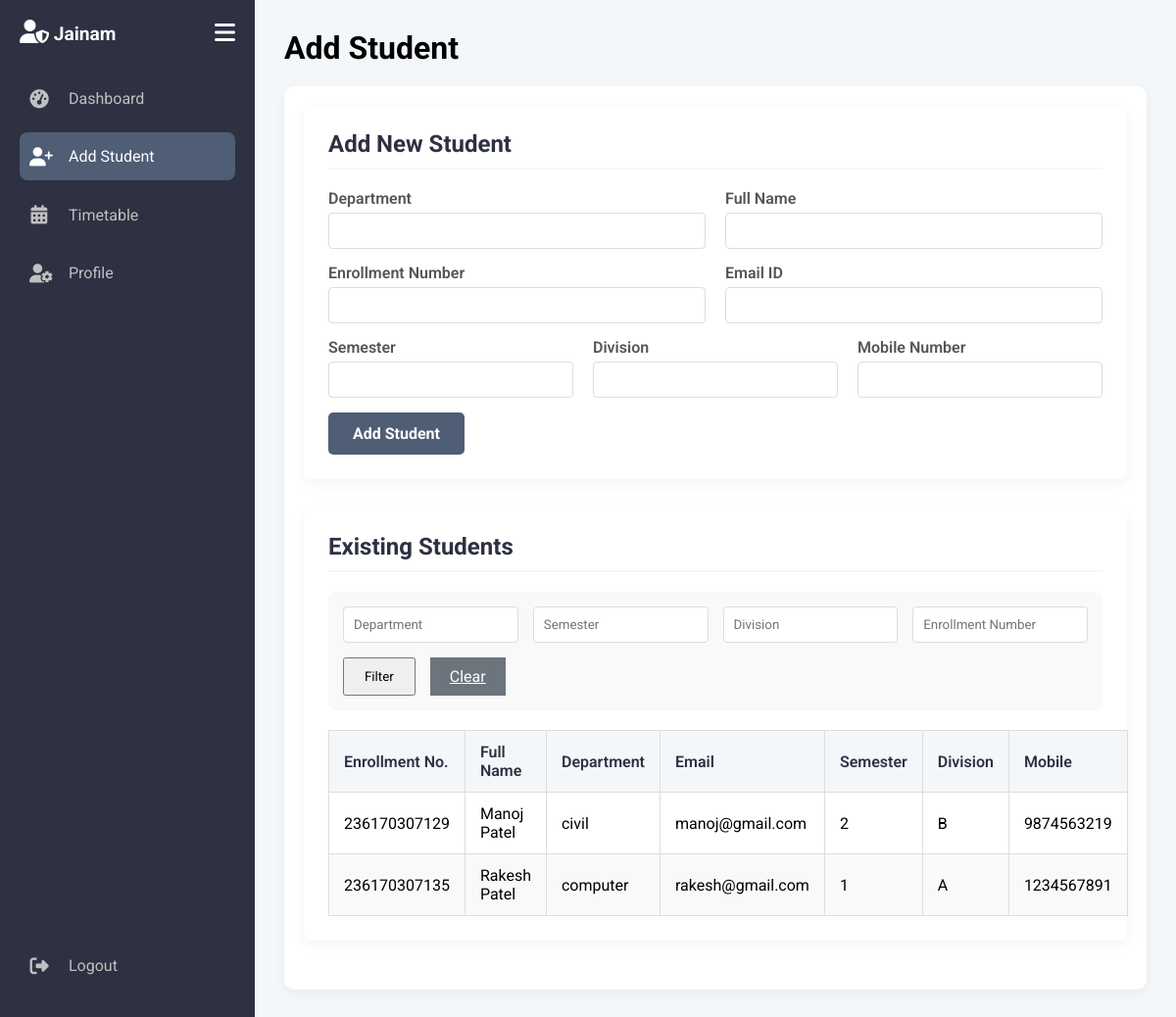
Page /add_student.php (signed in) on the committed database.
### tables this page shows
CREATE TABLE `students` (
  `id` int(6) unsigned NOT NULL AUTO_INCREMENT,
  `student_department` varchar(100) NOT NULL,
  `student_full_name` varchar(100) NOT NULL,
  `student_enrollment_number` varchar(50) NOT NULL,
  `student_email` varchar(100) NOT NULL,
  `student_sem` int(2) NOT NULL,
  `student_div` varchar(5) NOT NULL,
  `student_mobile_number` varchar(15) NOT NULL,
  `creation_date` timestamp NOT NULL DEFAULT current_timestamp(),
  PRIMARY KEY (`id`),
  UNIQUE KEY `student_enrollment_number` (`student_enrollment_number`)
);

### add_student.php (the view, shortened to what this page needs)
<?php include 'includes/header.php'; ?>
<div class="content-header">
    <h1>Add Student</h1>
</div>
<div class="content-body">
    <div class="form-container">
        <h2>Add New Student</h2>
        <form action="add_student_process.php" method="POST" class="add-form">
            <div class="form-row">
                <div class="input-group">
                    <label for="student_department">Department</label>
                    <input type="text" id="student_department" name="student_department" required>
                </div>
                <div class="input-group">
                    <label for="student_full_name">Full Name</label>
                    <input type="text" id="student_full_name" name="student_full_name" required>
                </div>
            </div>
            <div class="form-row">
                <div class="input-group">
                    <label for="student_enrollment_number">Enrollment Number</label>
                    <input type="text" id="student_enrollment_number" name="student_enrollment_number" required>
                </div>
                <div class="input-group">
                    <label for="student_email">Email ID</label>
                    <input type="email" id="student_email" name="student_email" required>
                </div>
            </div>
            <div class="form-row">
                <div class="input-group">
                    <label for="student_sem">Semester</label>
                    <input type="number" id="student_sem" name="student_sem" required>
                </div>
                <div class="input-group">
                    <label for="student_div">Division</label>
                    <input type="text" id="student_div" name="student_div" required>
                </div>
                 <div class="input-group">
                    <label for="student_mobile_number">Mobile Number</label>
                    <input type="text" id="student_mobile_number" name="student_mobile_number" required>
                </div>
            </div>
            <button type="submit" class="btn">Add Student</button>
        </form>
    </div>
    <div class="table-container">
        <h2>Existing Students</h2>
        <div class="filter-container">
            <form action="add_student.php" method="GET" class="filter-form">
                <input type="text" name="department" placeholder="Department" value="<?php echo isset($_GET['department']) ? htmlspecialchars($_GET['department']) : ''; ?>">
                <input type="number" name="sem" placeholder="Semester" value="<?php echo isset($_GET['sem']) ? htmlspecialchars($_GET['sem']) : ''; ?>">
                <input type="text" name="div" placeholder="Division" value="<?php echo isset($_GET['div']) ? htmlspecialchars($_GET['div']) : ''; ?>">
                <input type="text" name="enrollment_number" placeholder="Enrollment Number" value="<?php echo isset($_GET['enrollment_number']) ? htmlspecialchars($_GET['enrollment_number']) : ''; ?>">
                <button type="submit" class="btn">Filter</button>
                <a href="add_student.php" class="btn btn-secondary">Clear</a>
            </form>
        </div>
        <table class="student-table">
            <thead>
                <tr>
                    <th>Enrollment No.</th>
                    <th>Full Name</th>
                    <th>Department</th>
                    <th>Email</th>
                    <th>Semester</th>
                    <th>Division</th>
                    <th>Mobile</th>
                </tr>
            </thead>
            <tbody>
                <?php
                include 'db/db_connection.php';
                $sql = "SELECT * FROM students WHERE 1=1";
                $sql .= " ORDER BY student_full_name ASC";
                $stmt = $conn->prepare($sql);
                $stmt->execute();
                $students_result = $stmt->get_result();
                if ($students_result->num_rows > 0):
                    while($row = $students_result->fetch_assoc()): ?>
                        <tr>
                            <td><?php echo htmlspecialchars($row['student_enrollment_number']); ?></td>
                            <td><?php echo htmlspecialchars($row['student_full_name']); ?></td>
                            <td><?php echo htmlspecialchars($row['student_department']); ?></td>
                            <td><?php echo htmlspecialchars($row['student_email']); ?></td>
                            <td><?php echo htmlspecialchars($row['student_sem']); ?></td>
                            <td><?php echo htmlspecialchars($row['student_div']); ?></td>
                            <td><?php echo htmlspecialchars($row['student_mobile_number']); ?></td>
                        </tr>
                    <?php endwhile; ?>
                <?php else: ?>
                    <tr>
                        <td colspan="7">No students found matching your criteria.</td>
                    </tr>
                <?php endif;
                ?>
            </tbody>
        </table>
    </div>
</div>
<?php include 'includes/footer.php'; ?>

### admin_style.css (style rules this page uses)
:root { --primary-color: #4f5d75; --secondary-color: #2d3142; --accent-color: #bfc0c0; --light-color: #ffffff; --text-color: #ef8354; --sidebar-width: 260px; --sidebar-collapsed-width: 80px; }
* { margin: 0; padding: 0; box-sizing: border-box; font-family: 'Roboto', sans-serif; }
body { display: flex; background-color: #f4f7fa; transition: margin-left 0.5s ease; }
.content-header { margin-bottom: 20px; }
.content-body { background: var(--light-color); padding: 20px; border-radius: 10px; box-shadow: 0 4px 12px rgba(0,0,0,0.05); }
.form-container, .table-container { background: #fff; padding: 25px; border-radius: 8px; box-shadow: 0 4px 15px rgba(0,0,0,0.05); margin-bottom: 30px; }
.form-container h2, .table-container h2 { margin-bottom: 20px; font-size: 1.5rem; color: var(--secondary-color); border-bottom: 2px solid #f4f7fa; padding-bottom: 10px; }
.add-form .form-row { display: flex; flex-wrap: wrap; gap: 20px; margin-bottom: 15px; }
.add-form .input-group { flex: 1; min-width: 200px; }
.add-form label { display: block; margin-bottom: 5px; font-weight: 600; color: #555; }
.add-form input[type="text"], .add-form input[type="email"], .add-form input[type="number"] { width: 100%; padding: 10px; border: 1px solid #ddd; border-radius: 4px; }
.add-form .btn { padding: 12px 25px; border: none; background-color: var(--primary-color); color: white; font-size: 16px; font-weight: bold; border-radius: 5px; cursor: pointer; transition: background-color 0.3s ease; }
.filter-container { margin-bottom: 20px; padding: 15px; background-color: #f9f9f9; border-radius: 8px; }
.filter-form { display: flex; flex-wrap: wrap; gap: 15px; align-items: center; }
.filter-form input { padding: 10px; border: 1px solid #ddd; border-radius: 4px; flex: 1; }
.filter-form .btn { padding: 10px 20px; }
.filter-form .btn-secondary { background-color: #6c757d; color: white; }
.student-table { width: 100%; border-collapse: collapse; margin-top: 20px; }
.student-table th, .student-table td { padding: 12px 15px; border: 1px solid #ddd; text-align: left; vertical-align: middle; }
.student-table th { background-color: #f4f7fa; font-weight: 600; color: var(--secondary-color); }
.student-table tbody tr:nth-child(even) { background-color: #f9f9f9; }

### rows in the picture
students: student_enrollment_number "236170307129", student_full_name "Manoj Patel", student_department "civil", student_email "manoj@gmail.com", student_sem "2", student_div "B", student_mobile_number "9874563219"
students: student_enrollment_number "236170307135", student_full_name "Rakesh Patel", student_department "computer", student_email "rakesh@gmail.com", student_sem "1", student_div "A", student_mobile_number "1234567891"

### other values in the picture
$admin_name "Jainam"
